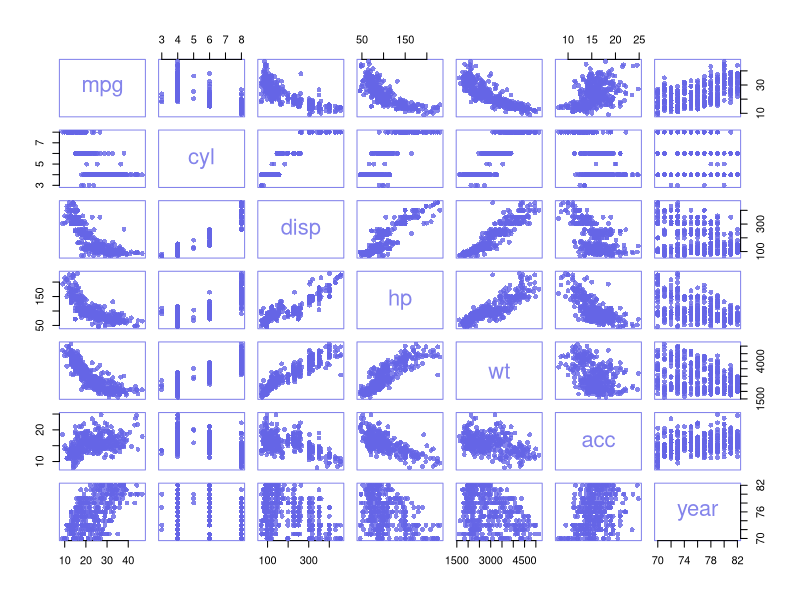

The R script that drew this image:
## ---- chunk 1
autompg <- read.csv(file = "autompg.csv")
## ---- chunk 2
## use rgb to define proportion of reg-green-blue in a color
## extra 4th argument is alpha - the transparency of the points 
par(col= rgb(0.4,0.4,0.9,0.8),pch=16)
plot(autompg)
## ---- chunk 3
signif(cor(autompg),3)
## ---- chunk 4
fit1 <- lm(mpg~hp+year, data = autompg)
